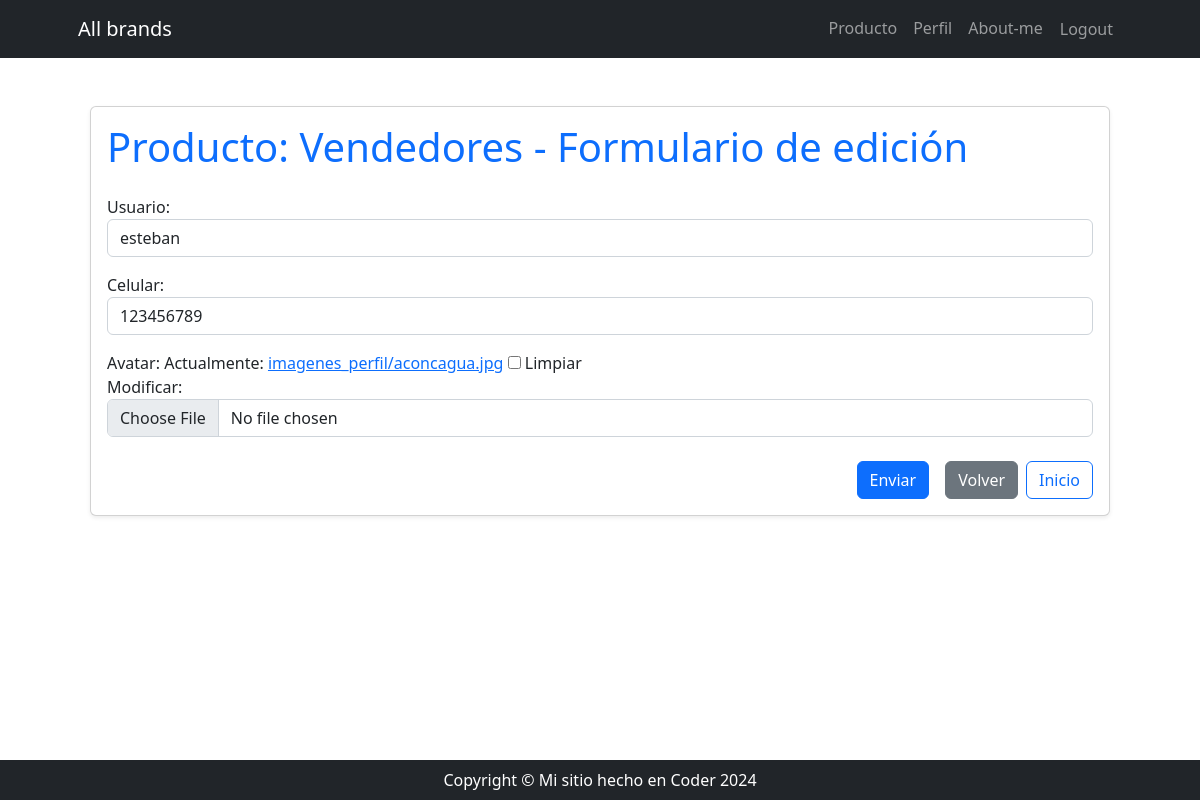
Before: /producto/vendedor/update/1 (signed in) with the older database file.
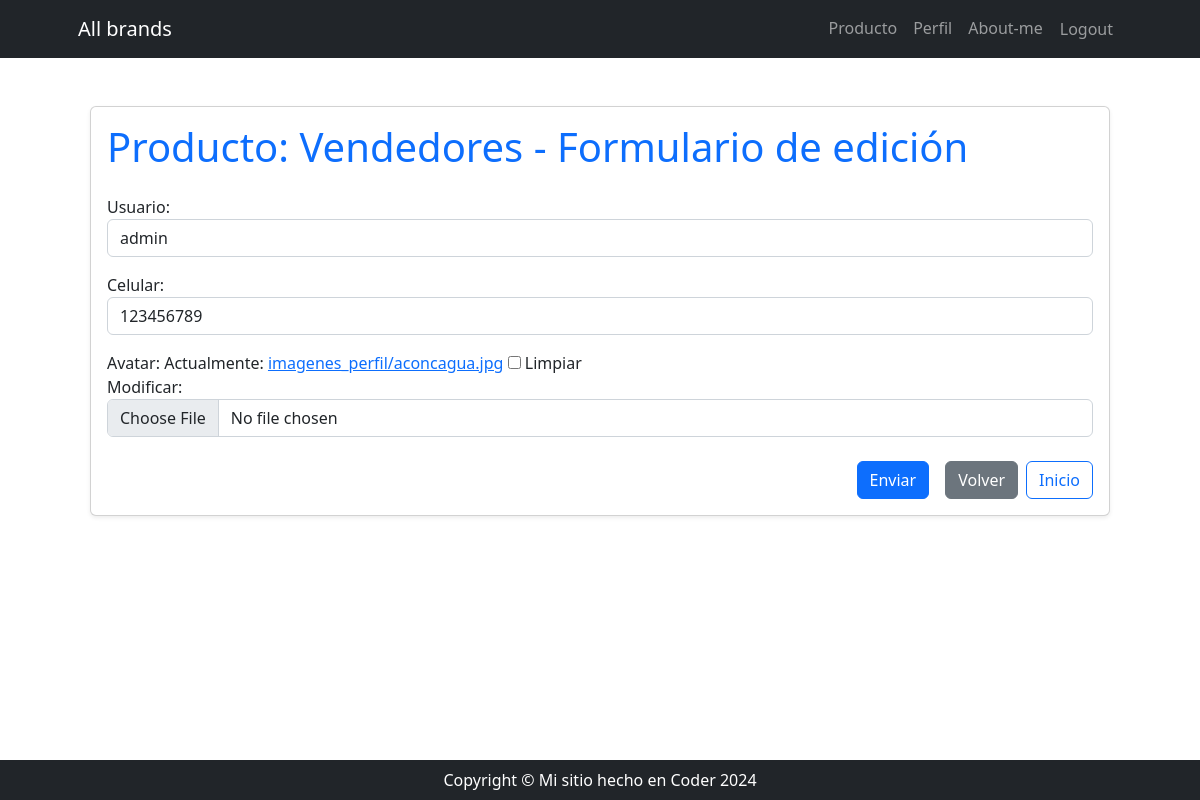
After: the same page with the newer database file.
### producto/models.py (models this page shows, shortened)
class Vendedor(models.Model):
    usuario = models.OneToOneField(User, on_delete=models.CASCADE, related_name='vendedor')
    celular = models.CharField(max_length=50)
    avatar = models.ImageField(upload_to='imagenes_perfil', blank=True, null=True)

### producto/views_models/vendedor.py (the view, shortened to what this page needs)
# urls.py: path('vendedor/update/<int:pk>', vendedor.VendedorUpdateView.as_view(), name='vendedor_update'),
class VendedorUpdateView(UpdateView):
    model = Vendedor
    form_class = VendedorForm
    success_url = reverse_lazy('producto:vendedor_list')

### producto/forms.py
class VendedorForm(forms.ModelForm):
    class Meta:
        model = Vendedor
        fields = ['usuario', 'celular', 'avatar']

### producto/templates/producto/vendedor_form.html (shortened to what this page needs)
{% extends 'core/base.html' %}
{% load widget_tweaks %}
{% block content %}
    <div class="container py-5">
        <div class="card shadow-sm">
            <div class="card-body">
                {% if form.instance.pk %}
                    <h1 class="card-title mb-4 text-primary">Producto: Vendedores - Formulario de edición</h1>
                {% else %}
                    <h1 class="card-title mb-4 text-primary">Producto: Vendedores - Formulario de creación</h1>
                {% endif %}
                <form method="post" enctype="multipart/form-data" class="needs-validation">
                    {% for field in form %}
                        <div class="mb-3">
                            {{ field.label_tag }}
                            {{ field|add_class:"form-control" }}
                        </div>
                    {% endfor %}
                    <div class="d-grid gap-2 d-md-flex justify-content-md-end mt-4">
                        <button type="submit" class="btn btn-primary me-md-2">Enviar</button>
                        <a href="{% url 'producto:vendedor_list' %}" class="btn btn-secondary">Volver</a>
                        <a href="{% url 'core:index' %}" class="btn btn-outline-primary">Inicio</a>
                    </div>
                </form>
            </div>
        </div>
    </div>
{% endblock content %}

Changed rows visible on the page:
changed Vendedor: usuario "esteban" → "admin"
